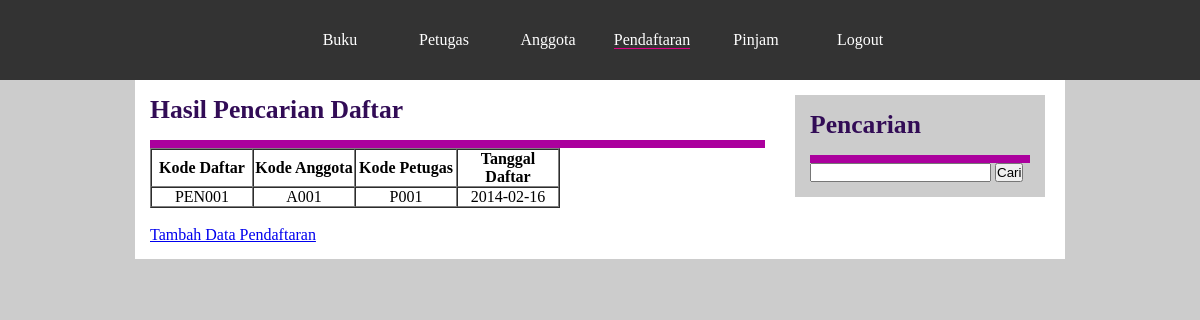
The app's page /dataperpustakaan/hasil_cari_daftar.php with its own data.
### tables this page shows
CREATE TABLE `daftar` (
  `kdDaftar` varchar(10) NOT NULL,
  `kdAnggota` varchar(10) DEFAULT NULL,
  `kdPetugas` varchar(10) DEFAULT NULL,
  `tglDaftar` date DEFAULT NULL,
  PRIMARY KEY (`kdDaftar`),
  KEY `kdAnggota` (`kdAnggota`),
  KEY `kdPetugas` (`kdPetugas`),
  CONSTRAINT `daftar_ibfk_1` FOREIGN KEY (`kdAnggota`) REFERENCES `t_anggota` (`kdAnggota`) ON DELETE CASCADE ON UPDATE CASCADE,
  CONSTRAINT `daftar_ibfk_2` FOREIGN KEY (`kdPetugas`) REFERENCES `t_petugas` (`kdPetugas`) ON DELETE CASCADE ON UPDATE CASCADE
);

### dataperpustakaan/cari_daftar.php (the view, shortened to what this page needs)
<?php
	$cari = $_POST['cari'];
	$query = mysql_query("SELECT * FROM daftar WHERE kdDaftar LIKE'%$cari%' OR kdAnggota LIKE'%$cari%' OR kdPetugas LIKE'%$cari%' OR tglDaftar LIKE'%$cari%'");
	echo "<table border='1' cellpadding='0' cellspacing='0'>";
	echo "<tr align='center'>";
	echo "<th width='100'>Kode Daftar</td>";
	echo "<th width='100'>Kode Anggota</td>";
	echo "<th width='100'>Kode Petugas</td>";
	echo "<th width='100'>Tanggal Daftar</td>";
	echo "</tr>";
	while($data = mysql_fetch_array($query))
	{
		echo "<tr align='center'>";
		echo "<td>".$data['kdDaftar']."</td>";
		echo "<td>".$data['kdAnggota']."</td>";
		echo "<td>".$data['kdPetugas']."</td>";
		echo "<td>".$data['tglDaftar']."</td>";
		echo "</tr>";
	}echo "</table>";
?>

### dataperpustakaan/css/layout.css (style rules this page uses)
* { margin:0; padding:0; }
body { background-color:#CCCCCC; }

### records on screen
daftar: kdDaftar "PEN001", kdAnggota "A001", kdPetugas "P001", tglDaftar "2014-02-16"
